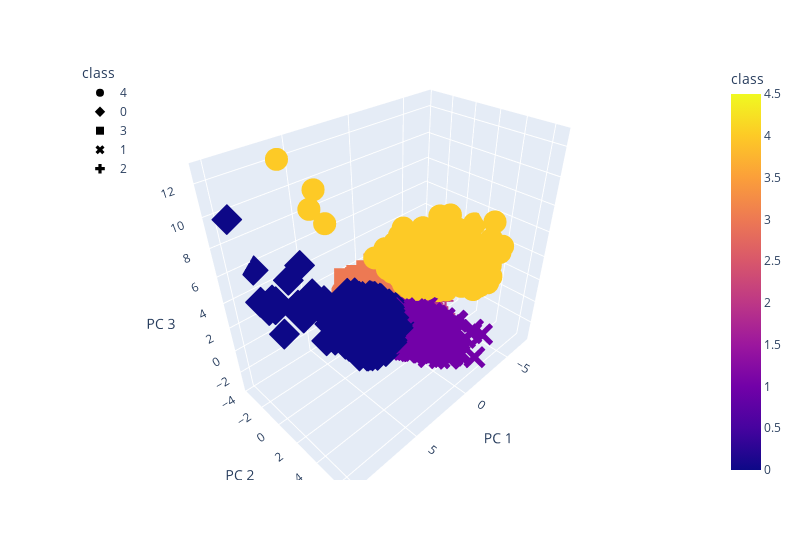

Here is the notebook cell this chart was saved with:
### Code cell
# Creating a 3D-Scatter with the PCA data and the clusters
fig = px.scatter_3d(
    clustered_df,
    x="PC 1",
    y="PC 2",
    z="PC 3",
    color="class",
    symbol="class",
    hover_data=['air_temp_min'],
    width=800,
)
fig.update_layout(legend=dict(x=0, y=1))
fig.show()

### Figure 1 — Plotly figure (JSON) as saved in the notebook; plotly's stock layout.template omitted (floating-point values rounded to 4 significant figures; data arrays with more than 128 entries replaced by an {"elided": "..."} marker saying what was removed)
{"data": [{"customdata": {"elided": "280x1 float values"}, "hovertemplate": "class=%{marker.color}<br>PC 1=%{x}<br>PC 2=%{y}<br>PC 3=%{z}<br>air_temp_min=%{customdata[0]}<extra></extra>", "legendgroup": "4", "marker": {"color": {"elided": "280 int values"}, "coloraxis": "coloraxis", "symbol": "circle"}, "mode": "markers", "name": "4", "scene": "scene", "showlegend": true, "type": "scatter3d", "x": {"elided": "280 float values"}, "y": {"elided": "280 float values"}, "z": {"elided": "280 float values"}}, {"customdata": {"elided": "923x1 float values"}, "hovertemplate": "class=%{marker.color}<br>PC 1=%{x}<br>PC 2=%{y}<br>PC 3=%{z}<br>air_temp_min=%{customdata[0]}<extra></extra>", "legendgroup": "0", "marker": {"color": {"elided": "923 int values"}, "coloraxis": "coloraxis", "symbol": "diamond"}, "mode": "markers", "name": "0", "scene": "scene", "showlegend": true, "type": "scatter3d", "x": {"elided": "923 float values"}, "y": {"elided": "923 float values"}, "z": {"elided": "923 float values"}}, {"customdata": {"elided": "1005x1 float values"}, "hovertemplate": "class=%{marker.color}<br>PC 1=%{x}<br>PC 2=%{y}<br>PC 3=%{z}<br>air_temp_min=%{customdata[0]}<extra></extra>", "legendgroup": "3", "marker": {"color": {"elided": "1005 int values"}, "coloraxis": "coloraxis", "symbol": "square"}, "mode": "markers", "name": "3", "scene": "scene", "showlegend": true, "type": "scatter3d", "x": {"elided": "1005 float values"}, "y": {"elided": "1005 float values"}, "z": {"elided": "1005 float values"}}, {"customdata": {"elided": "700x1 float values"}, "hovertemplate": "class=%{marker.color}<br>PC 1=%{x}<br>PC 2=%{y}<br>PC 3=%{z}<br>air_temp_min=%{customdata[0]}<extra></extra>", "legendgroup": "1", "marker": {"color": {"elided": "700 int values"}, "coloraxis": "coloraxis", "symbol": "x"}, "mode": "markers", "name": "1", "scene": "scene", "showlegend": true, "type": "scatter3d", "x": {"elided": "700 float values"}, "y": {"elided": "700 float values"}, "z": {"elided": "700 float values"}}, {"customdata": {"elided": "604x1 float values"}, "hovertemplate": "class=%{marker.color}<br>PC 1=%{x}<br>PC 2=%{y}<br>PC 3=%{z}<br>air_temp_min=%{customdata[0]}<extra></extra>", "legendgroup": "2", "marker": {"color": {"elided": "604 int values"}, "coloraxis": "coloraxis", "symbol": "cross"}, "mode": "markers", "name": "2", "scene": "scene", "showlegend": true, "type": "scatter3d", "x": {"elided": "604 float values"}, "y": {"elided": "604 float values"}, "z": {"elided": "604 float values"}}], "layout": {"coloraxis": {"colorbar": {"title": {"text": "class"}}, "colorscale": [[0, "#0d0887"], [0.1111, "#46039f"], [0.2222, "#7201a8"], [0.3333, "#9c179e"], [0.4444, "#bd3786"], [0.5556, "#d8576b"], [0.6667, "#ed7953"], [0.7778, "#fb9f3a"], [0.8889, "#fdca26"], [1, "#f0f921"]]}, "legend": {"title": {"text": "class"}, "tracegroupgap": 0, "x": 0, "y": 1}, "margin": {"t": 60}, "scene": {"domain": {"x": [0, 1], "y": [0, 1]}, "xaxis": {"title": {"text": "PC 1"}}, "yaxis": {"title": {"text": "PC 2"}}, "zaxis": {"title": {"text": "PC 3"}}}, "width": 800}}
